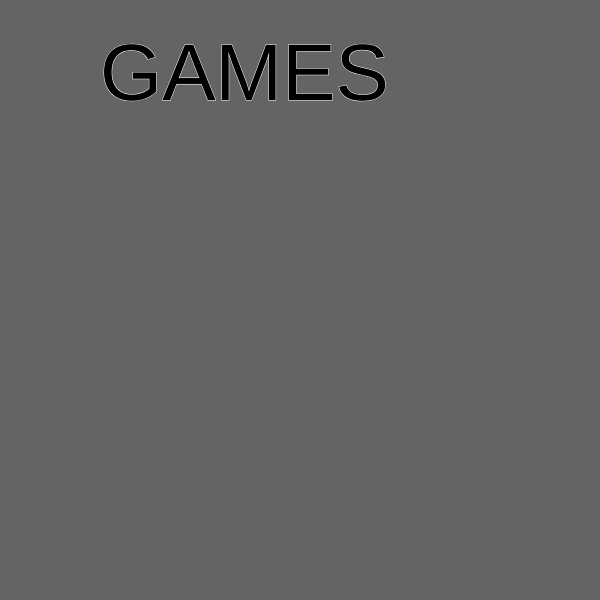
Frame 1 (no input)
Frame 60 (no input): identical to frame 1, image omitted
Frame 120 (the mouse pressed at the canvas centre since frame 60): blank canvas, image omitted

The p5.js sketch that drew this single still picture (run headless with seeded random() and noise() and a simulated clock; from frame 60 on, the mouse is pressed at the canvas centre):

// p5.js sketch
// ── sketch.js
'use strict';

let state ='title';



function setup(){
  createCanvas(600,600);
}

function draw(){

if(state === 'title'){
  title();
  }else if (state === 'level 1'){
    level1();
  }
}

function mousePressed(){
  state = 'level 1';
}

function title(){ 
  background(100);
  textSize(80);
  stroke(255);
  text('GAMES', 100, 100);
}


function level1(){
  background(3,93,0);
}


// ── style.css

html, body{
  margin: 0;
  padding: 0;
}
canvas {
  margin: 100px auto;
  display: block;
  
}
